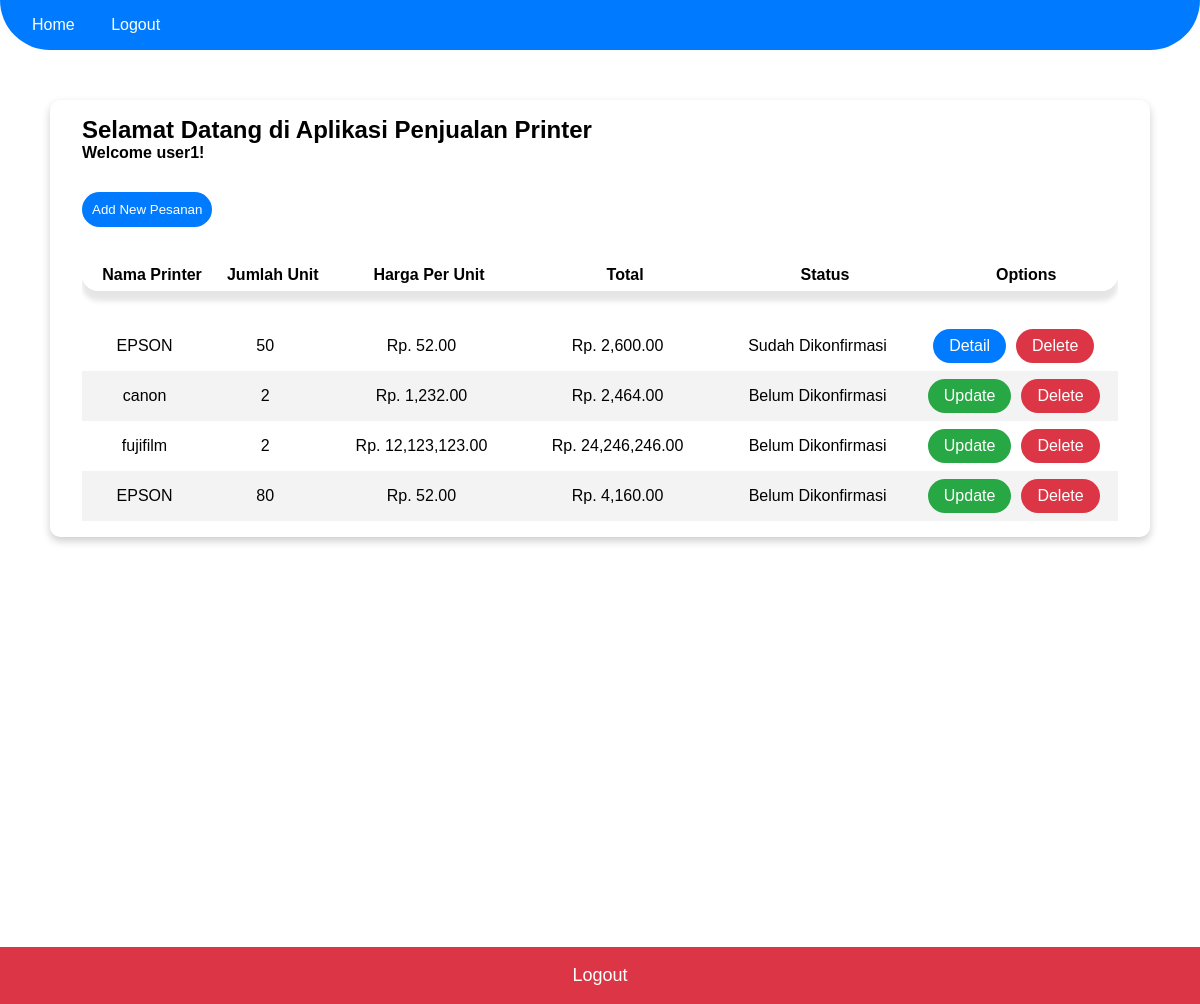
Before: / (signed in) with the older database file.
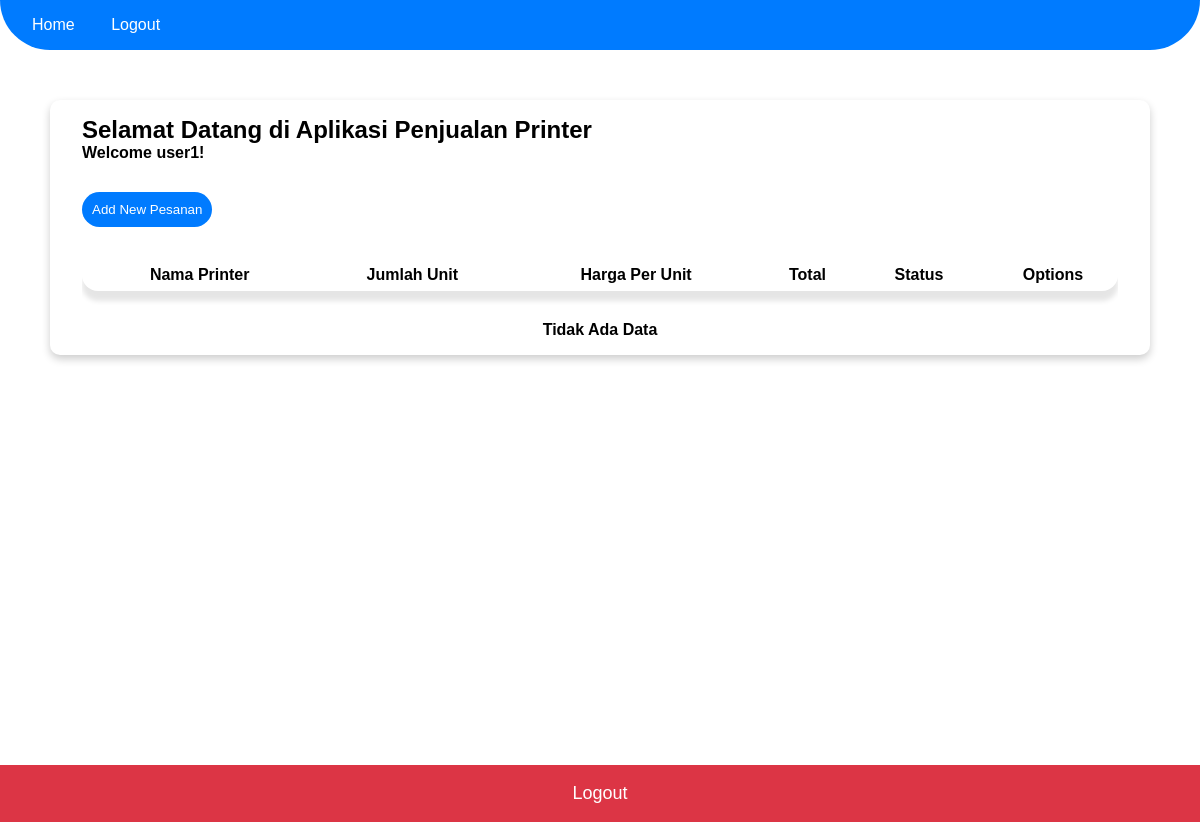
After: the same page with the newer database file.
### tables this page shows
CREATE TABLE `tb_transaksi` (
  `idtransaksi` int(10) NOT NULL AUTO_INCREMENT,
  `idprinter` int(10) NOT NULL,
  `jumlah` int(10) NOT NULL,
  `userid` int(10) NOT NULL,
  `userid2` int(10) NOT NULL,
  `printer_tbl` int(10) NOT NULL,
  `transaksi_tbl` int(10) NOT NULL,
  PRIMARY KEY (`idtransaksi`)
);

CREATE TABLE `tb_printer` (
  `idprinter` int(10) NOT NULL AUTO_INCREMENT,
  `namaprinter` varchar(50) NOT NULL,
  `spesifikasi` varchar(50) NOT NULL,
  `harga` int(10) NOT NULL,
  PRIMARY KEY (`idprinter`)
);

### index.php (the view, shortened to what this page needs)
<?php include_once('process/Conn.php');?>
<?php
    $result = $Conn->query(" SELECT tb_transaksi.idtransaksi, tb_printer.namaprinter,
                            tb_transaksi.jumlah, tb_printer.harga,
                            tb_transaksi.userid2 FROM
                            tb_transaksi INNER JOIN tb_printer ON
                            tb_printer.idprinter = tb_transaksi.idprinter ");
    $resultArray = $result->fetch_all(MYSQLI_ASSOC);
    if ( $result->num_rows < 1 )
    {
        $cekIsi = false;
    }
    else
    {
        $cekIsi = true;
    }
?>
<!DOCTYPE html>
<html lang="en">
<head>
    <link rel="stylesheet" type="text/css" href="css/style.css">
</head>
<body>
    <div class="navbar">
        <ul>
            <li><a href="index.php">Home</a></li>
            <li><a href="process/logout.php">Logout</a></li>
        </ul>
    </div>
    <div class="container">
        <div class="card">
        <h2>Selamat Datang di Aplikasi Penjualan Printer</h2>
        <h4>Welcome <?= $_SESSION['user']?>!</h4>
        <?= ($_SESSION['user'] != "admin") ? '<button id="adduser" class="button" style="margin-top:30px; padding:10px" onclick="showAddUser();">Add New Pesanan</button>' : '' ?>
        <div class="table-wrapper">
        <table class="styled-table">
            <thead>
                <tr>
                    <th>Nama Printer</th>
                    <th>Jumlah Unit</th>
                    <th>Harga Per Unit</th>
                    <th>Total</th>
                    <th>Status</th>
                    <th>Options</th>
                </tr>
            </thead>
            <tbody>
                <?php foreach( $resultArray as $hasil ) : ?>
                <tr class="active-row">
                        <td><?=$hasil['namaprinter']?></td>
                        <td><?=$hasil['jumlah']?></td>
                        <td> <?= "Rp. " . number_format($hasil['harga'],2,'.',',') ?></td>
                        <td><?= "Rp. " . number_format($hasil['jumlah'] * $hasil['harga'],2,'.',',') ?></td>
                        <td><?= ( $hasil['userid2'] == 1 ) ? "Sudah Dikonfirmasi" : "Belum Dikonfirmasi" ?></td>
                        <td>
                            <div class="btn-group">
                                <?= ( $_SESSION['user'] == "admin" ) ? ( ($hasil['userid2'] == 0) ? ('<button> <a style="color:white;" href="process/konfirmasi.php?id='. $hasil['idtransaksi'] .'">Konfirmasi</a> </button>') : ('Done') ) : ( ($hasil['userid2'] != 0) ? ('<div class="btn-group">
    <button id="detailModalButton" style="background-color:#007bff; width:100%;"> <a style="text-decoration: none; color:white;" href="detail.php?id='.$hasil['idtransaksi'].'"> Detail</a></button>
    <button onclick="konfirmasi(this,user)" style="color:white;" data-id="'. $hasil['idtransaksi'] .'">Delete</button>
</div>') : ('<div class="btn-group">
<button data-id="'. $hasil['idtransaksi'] .'" data-idprinter="'. $hasil['namaprinter'] .'" data-jumlah="'. $hasil['jumlah'] .'" onclick="updateUser(this);">Update</button>
<button onclick="konfirmasi(this,user)" style="color:white;" data-id="'. $hasil['idtransaksi'] .'">Delete</button>
</div>') )?>
                            </div>
                        </td>
                </tr>
                <?php endforeach;?>
                <?php
                    if (!$cekIsi)
                    {
                        echo '<tr><td colspan="6"><h4>Tidak Ada Data</h4></td></tr>';
                    }
                ?>
            </tbody>
        </table>
        </div>
    </div>
    </div>
    <button class="logout"> <a style="color:white;" href="process/logout.php">Logout</a> </button>
</body>
</html>

Changed rows visible on the page:
removed tb_transaksi: idprinter.namaprinter "EPSON", jumlah "50", idprinter.harga "52.00", $hasil['jumlah']*$hasil['harga'] "2,600.00", userid2 "Sudah Dikonfirmasi"
no longer on this page (row edited): tb_transaksi: idprinter.namaprinter "canon", jumlah "2", idprinter.harga "1,232.00", $hasil['jumlah']*$hasil['harga'] "2,464.00", userid2 "Belum Dikonfirmasi"
no longer on this page (row edited): tb_transaksi: idprinter.namaprinter "fujifilm", jumlah "2", idprinter.harga "12,123,123.00", $hasil['jumlah']*$hasil['harga'] "24,246,246.00", userid2 "Belum Dikonfirmasi"
no longer on this page (row edited): tb_transaksi: idprinter.namaprinter "EPSON", jumlah "80", idprinter.harga "52.00", $hasil['jumlah']*$hasil['harga'] "4,160.00", userid2 "Belum Dikonfirmasi"
Other visible differences:
text now shown: "Tidak Ada Data"
